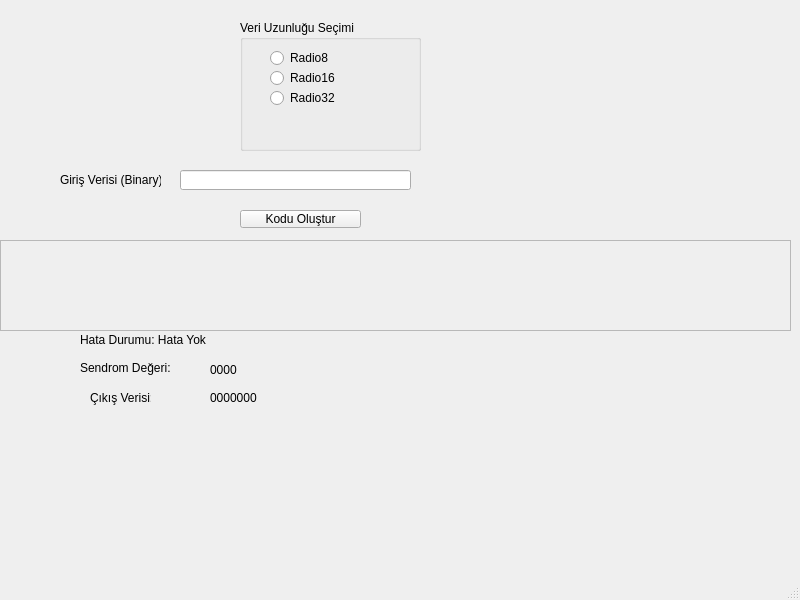
<?xml version="1.0" encoding="UTF-8"?>
<ui version="4.0">
 <class>MainWindow</class>
 <widget class="QMainWindow" name="MainWindow">
  <property name="geometry">
   <rect>
    <x>0</x>
    <y>0</y>
    <width>800</width>
    <height>600</height>
   </rect>
  </property>
  <property name="windowTitle">
   <string>MainWindow</string>
  </property>
  <widget class="QWidget" name="centralwidget">
   <widget class="QGroupBox" name="groupBox">
    <property name="geometry">
     <rect>
      <x>240</x>
      <y>20</y>
      <width>181</width>
      <height>131</height>
     </rect>
    </property>
    <property name="title">
     <string>Veri Uzunluğu Seçimi</string>
    </property>
    <widget class="QRadioButton" name="Radio16">
     <property name="geometry">
      <rect>
       <x>30</x>
       <y>50</y>
       <width>81</width>
       <height>16</height>
      </rect>
     </property>
     <property name="text">
      <string>Radio16</string>
     </property>
    </widget>
    <widget class="QRadioButton" name="Radio8">
     <property name="geometry">
      <rect>
       <x>30</x>
       <y>30</y>
       <width>81</width>
       <height>16</height>
      </rect>
     </property>
     <property name="text">
      <string>Radio8</string>
     </property>
    </widget>
    <widget class="QRadioButton" name="Radio32">
     <property name="geometry">
      <rect>
       <x>30</x>
       <y>70</y>
       <width>81</width>
       <height>16</height>
      </rect>
     </property>
     <property name="text">
      <string>Radio32</string>
     </property>
    </widget>
   </widget>
   <widget class="QLabel" name="label">
    <property name="geometry">
     <rect>
      <x>60</x>
      <y>170</y>
      <width>101</width>
      <height>20</height>
     </rect>
    </property>
    <property name="text">
     <string>Giriş Verisi (Binary)</string>
    </property>
   </widget>
   <widget class="QLineEdit" name="inputData">
    <property name="geometry">
     <rect>
      <x>180</x>
      <y>170</y>
      <width>231</width>
      <height>20</height>
     </rect>
    </property>
   </widget>
   <widget class="QPushButton" name="btnGenerate">
    <property name="geometry">
     <rect>
      <x>240</x>
      <y>210</y>
      <width>121</width>
      <height>18</height>
     </rect>
    </property>
    <property name="text">
     <string>Kodu Oluştur</string>
    </property>
   </widget>
   <widget class="QFrame" name="memoryLayout">
    <property name="geometry">
     <rect>
      <x>0</x>
      <y>240</y>
      <width>791</width>
      <height>91</height>
     </rect>
    </property>
    <property name="frameShape">
     <enum>QFrame::Shape::StyledPanel</enum>
    </property>
    <property name="frameShadow">
     <enum>QFrame::Shadow::Raised</enum>
    </property>
   </widget>
   <widget class="QLabel" name="lblErrorSignal">
    <property name="geometry">
     <rect>
      <x>80</x>
      <y>330</y>
      <width>301</width>
      <height>20</height>
     </rect>
    </property>
    <property name="text">
     <string>Hata Durumu: Hata Yok</string>
    </property>
   </widget>
   <widget class="QLabel" name="label_2">
    <property name="geometry">
     <rect>
      <x>80</x>
      <y>360</y>
      <width>91</width>
      <height>16</height>
     </rect>
    </property>
    <property name="text">
     <string>Sendrom Değeri: </string>
    </property>
   </widget>
   <widget class="QLabel" name="lblSyndrome">
    <property name="geometry">
     <rect>
      <x>210</x>
      <y>360</y>
      <width>131</width>
      <height>20</height>
     </rect>
    </property>
    <property name="text">
     <string>0000</string>
    </property>
   </widget>
   <widget class="QLabel" name="label_3">
    <property name="geometry">
     <rect>
      <x>90</x>
      <y>390</y>
      <width>61</width>
      <height>16</height>
     </rect>
    </property>
    <property name="text">
     <string>Çıkış Verisi: </string>
    </property>
   </widget>
   <widget class="QLabel" name="lblDataOut">
    <property name="geometry">
     <rect>
      <x>210</x>
      <y>390</y>
      <width>91</width>
      <height>16</height>
     </rect>
    </property>
    <property name="text">
     <string>0000000</string>
    </property>
   </widget>
  </widget>
  <widget class="QMenuBar" name="menubar">
   <property name="geometry">
    <rect>
     <x>0</x>
     <y>0</y>
     <width>800</width>
     <height>18</height>
    </rect>
   </property>
  </widget>
  <widget class="QStatusBar" name="statusbar"/>
 </widget>
 <resources/>
 <connections/>
</ui>
